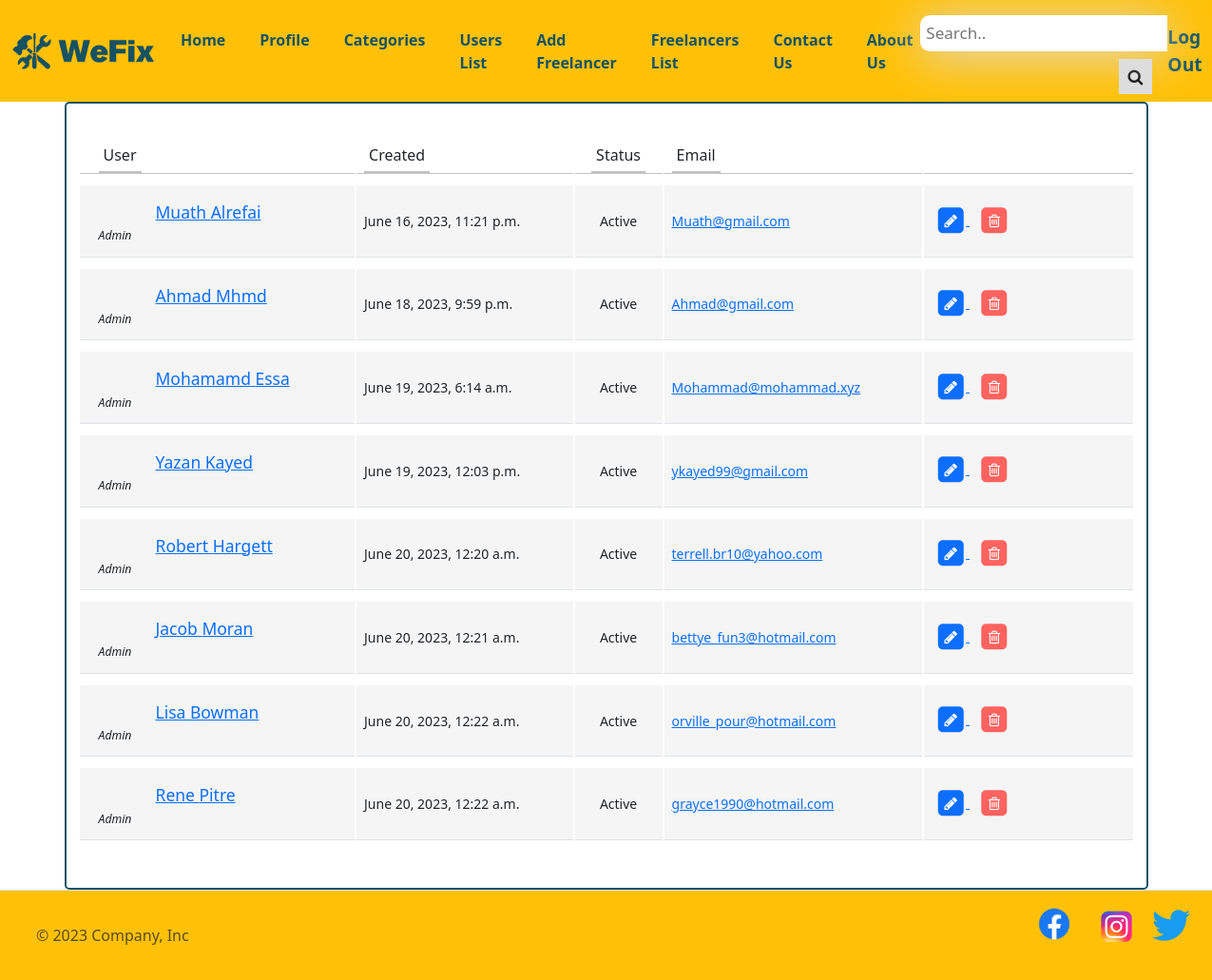
The app's page /userslist (signed in), older data.
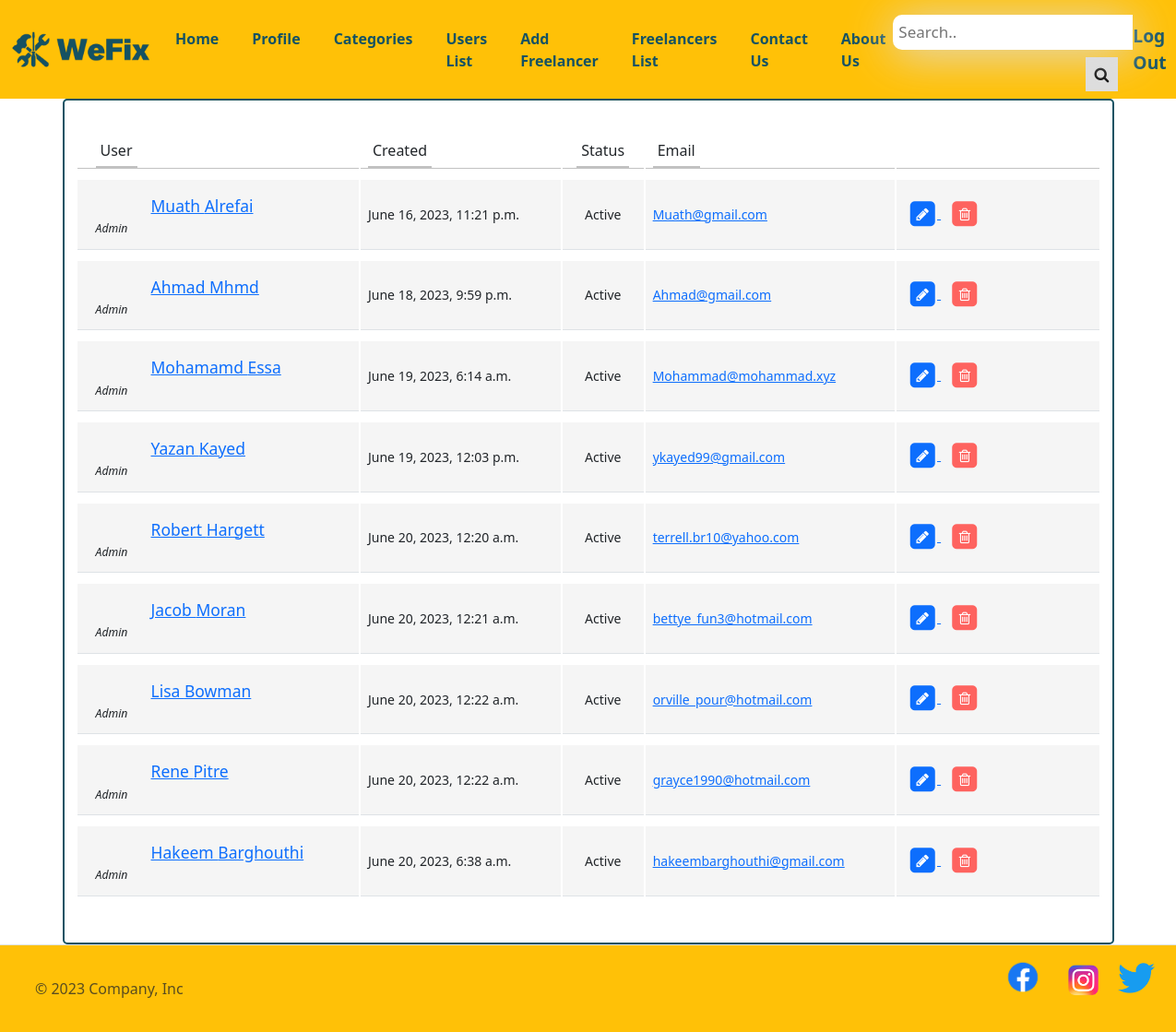
The same page, newer data.
### login_app/models.py (models this page shows)
class User(models.Model):
    first_name = models.CharField(max_length=45)
    last_name = models.CharField(max_length=45)
    email= models.CharField(max_length=45)
    password = models.CharField(max_length=45)
    phone_number = models.CharField(max_length=10)
    address = models.CharField(max_length=45 , default=None)
    created_at = models.DateTimeField(auto_now_add=True)
    updated_at = models.DateTimeField(auto_now=True)
    objects = UserManager()

### main_app/views.py (the view)
def show_all_users(request):
    if 'userid' not in request.session:
        return redirect ('/')
    if request.session['userid'] == 1:
        context = {
        "users" : models.show_all_users_models()
    }
        return render (request , "allusers.html" , context)
    else:
        return redirect ('/')

### main_app/models.py (called while the page is built)
def show_all_users_models():
    return User.objects.exclude(id = 1)

### main_app/templates/allusers.html (shortened to what the changed rows need)
<!doctype html>
<html lang="en">
<head>
  {%load static%}
  <link rel="stylesheet" href="{% static 'css/style.css' %}">
  <link rel="stylesheet" href="https://cdnjs.cloudflare.com/ajax/libs/font-awesome/4.7.0/css/font-awesome.min.css">
  <link href="https://cdn.jsdelivr.net/npm/bootstrap@5.3.0/dist/css/bootstrap.min.css" rel="stylesheet"
>
</head>
<body>
<link href="https://maxcdn.bootstrapcdn.com/font-awesome/4.3.0/css/font-awesome.min.css" rel="stylesheet">
<div class="container">
<div class="row">
	<div class="col-lg-12">
		<div class="main-box clearfix">
			<div class="table-responsive">
				<table class="table user-list">
					<thead>
						<tr>
							<th><span>User</span></th>
							<th><span>Created</span></th>
							<th class="text-center"><span>Status</span></th>
							<th><span>Email</span></th>
							<th>&nbsp;</th>
						</tr>
					</thead>
					<tbody>
                        {% for user in users %}
						<tr>
							<td>
								<a href="#" class="user-link">{{user.first_name}} {{user.last_name}} </a>
								<span class="user-subhead">Admin</span>
							</td>
							<td>
								{{user.created_at}}
							</td>
							<td class="text-center">
								<span class="label label-default">Active</span>
							</td>
							<td>
								<a href="#">{{user.email}}</a>
							</td>
							<td style="width: 20%;">
								<a href="/userprofile/{{user.id}}" class="table-link">
									<span class="fa-stack">
										<i class="fa fa-square fa-stack-2x"></i>
										<i class="fa fa-pencil fa-stack-1x fa-inverse"></i>
									</span>
								</a>
								<a href="/admindelete/{{user.id}}" class="table-link danger">
									<span class="fa-stack">
										<i class="fa fa-square fa-stack-2x"></i>
										<i class="fa fa-trash-o fa-stack-1x fa-inverse"></i>
									</span>
								</a>
							</td>
						</tr>
                        {%endfor%}
					</tbody>
				</table>
			</div>
		</div>
	</div>
</div>
</div>
</body>
</html>

Row changes from the older to the newer data that the page shows:
added User: first_name "Hakeem", last_name "Barghouthi", created_at "June 20, 2023, 6:38 a.m.", email "hakeembarghouthi@gmail.com"
